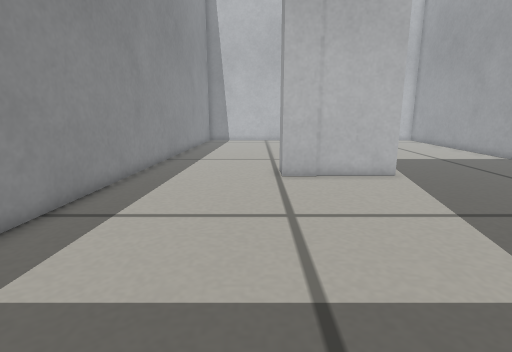
View 1 (above)

17 first-person views from a walk through a Gazebo world. The camera is 0.28 m above the floor, tilts 12° down and sees 80° across. The floor is counted in squares, 0.1 m on a side. Each view is taken from the middle of a square. On the plan, view 1 faces up. The plan holds only what a view shows up to about 20 squares ahead; the rest is blank. The place goes on beyond the plan. Robots are left out.

View 2
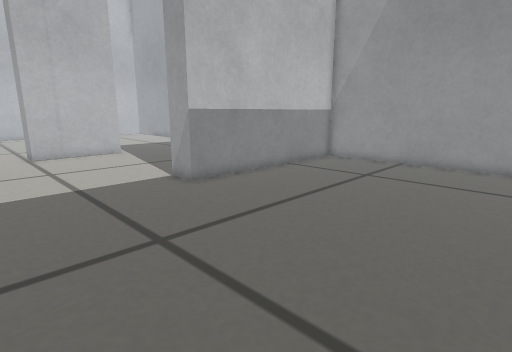

View 3
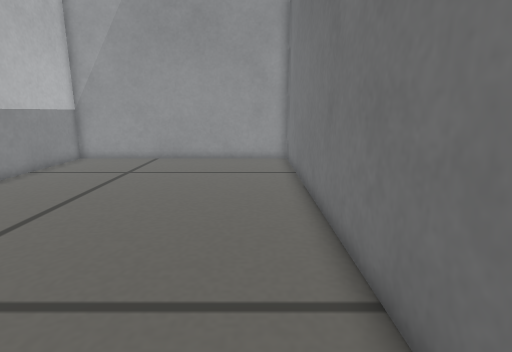

View 4
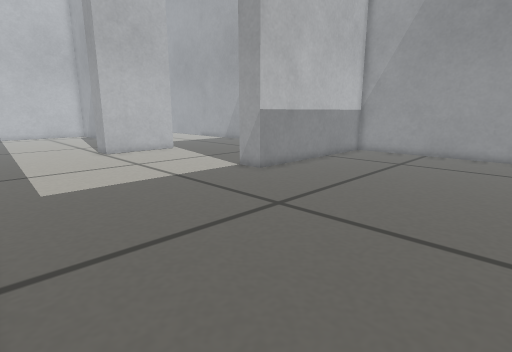

View 5
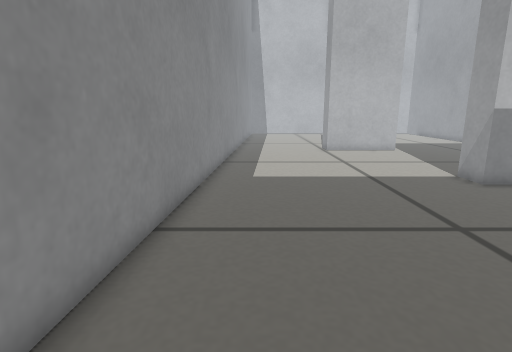

View 6
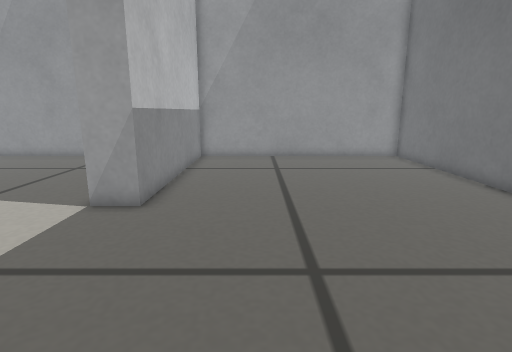

View 7
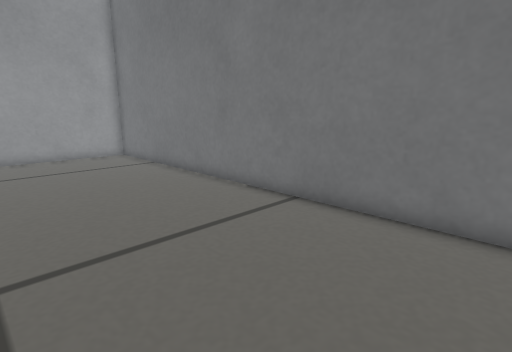

View 8
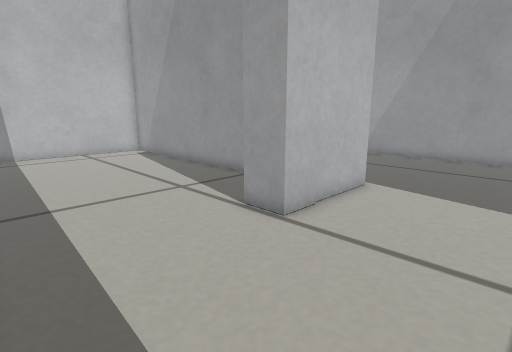

View 9
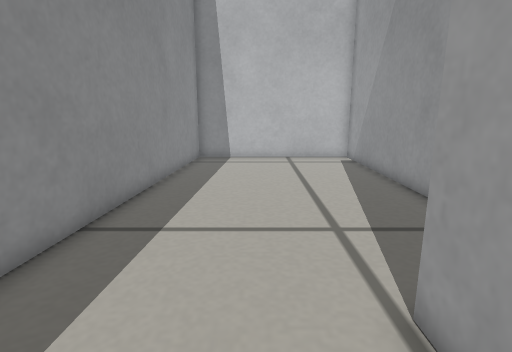

View 10
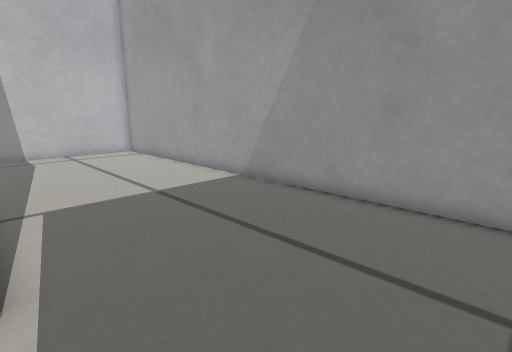

View 11
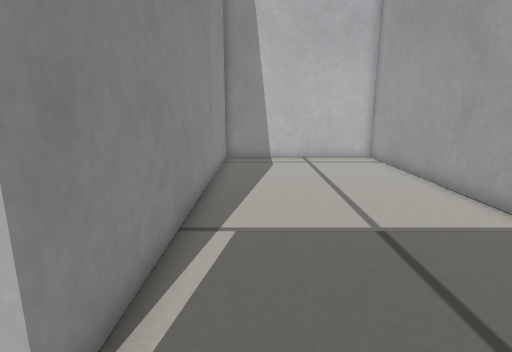

View 12
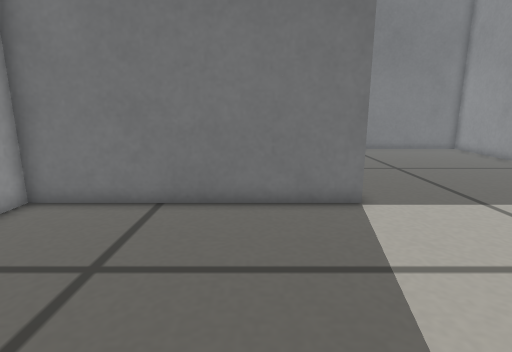

View 13
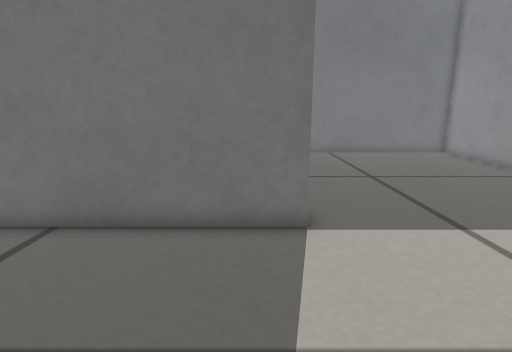

View 14
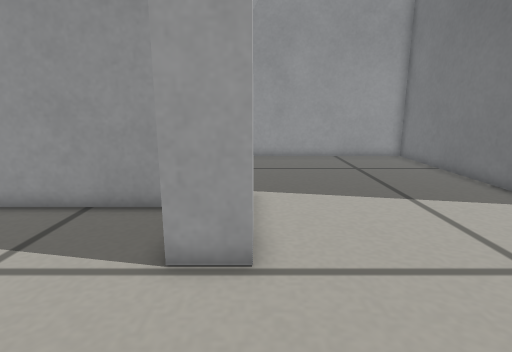

View 15
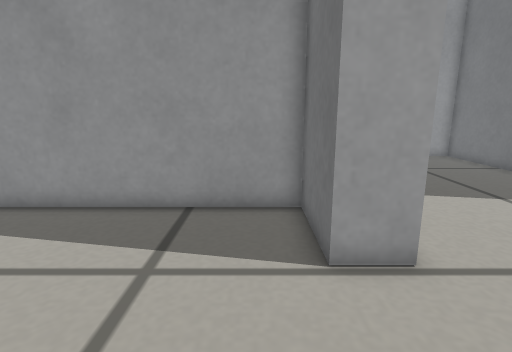

View 16
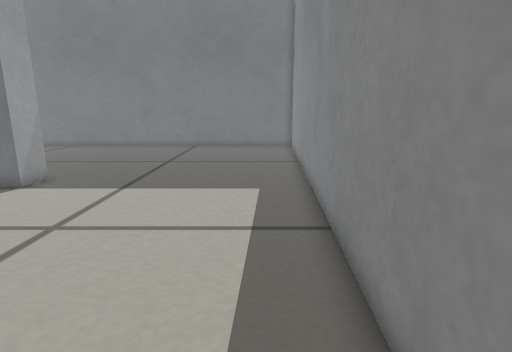

View 17
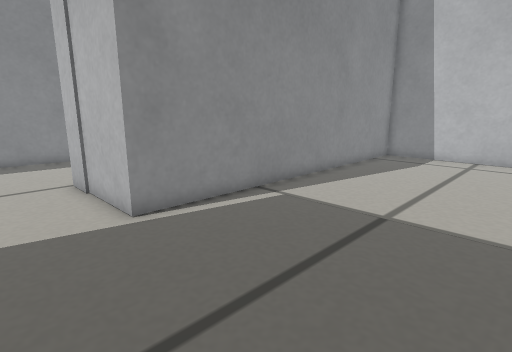

### Floor plan
Points are (right, up) in squares from view 1. A wall is a line through its corners. A room is listed if a view was taken in it or the views show most of it. See-through windows are left out.
Room 1 (views 1, 2, 3, 4, 5, 6, 7, 8, 9)
walls: (4.6, 13.2) (1.1, 13.2); (-5.6, 11.6) (-6.9, -9.8) (15, -9.8) (15, 2.4) (4.6, 2.4) (4.6, 4)
ways out: opening at (5.5, 8.5) to room 2; opening at (-2.5, 11.2) to room 3
Room 2 (views 10, 11, 12, 13, 17)
walls: (4.6, 4) (15, 4) (15, 29.8) (6.1, 29.8) (6.1, 13.2) (4.6, 13.2)
ways out: opening at (5.5, 8.5) to room 1
Room 3 (views 14, 15, 16)
walls: (1.1, 13.2) (1.1, 14.7) (4.6, 14.7) (4.6, 29.8) (-4.5, 29.8) (-5.6, 11.6)
ways out: opening at (-2.5, 11.2) to room 1

Positions as (right, up) in squares from view 1, and headings:
1: (0, 0), facing up
2: (-2, -8), facing up-right
3: (-3, -8), facing right
4: (-6, -8), facing up-right
5: (-4, -9), facing up
6: (-4, -1), facing right
7: (-5, -2), facing down-right
8: (-5, 8), facing up-right
9: (-1, 11), facing up
10: (6, 8), facing up-right
11: (8, 11), facing up
12: (8, 13), facing down
13: (6, 11), facing down
14: (-4, 13), facing right
15: (-4, 16), facing right
16: (-4, 15), facing down
17: (14, 10), facing up-left
